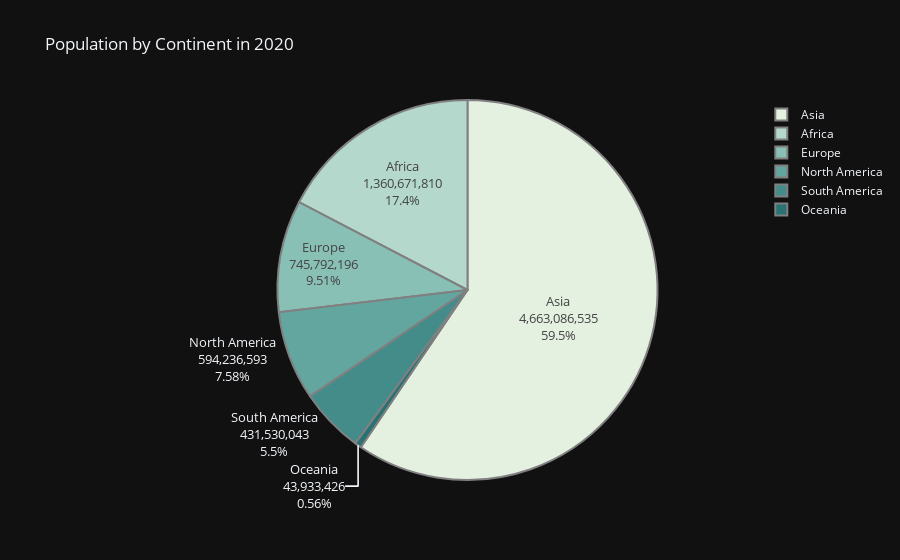

This figure's notebook cell:
### Code cell
population2020=df.groupby(by='Continent')['2020 Population'].sum()
fig=px.pie(values=population2020.values,
          names=population2020.index,
          color_discrete_sequence=px.colors.sequential.Mint,
          title= 'Population by Continent in 2020',template='plotly_dark'
          )
fig.update_traces(textinfo='label+percent+value', textfont_size=13,
                  marker=dict(line=dict(color='#100000', width=0.2)))

fig.data[0].marker.line.width = 2
fig.data[0].marker.line.color='gray'
fig.show()

### Figure 1 — Plotly figure (JSON) as saved in the notebook; plotly's stock layout.template omitted (floating-point values rounded to 4 significant figures)
{"data": [{"domain": {"x": [0, 1], "y": [0, 1]}, "hovertemplate": "label=%{label}<br>value=%{value}<extra></extra>", "labels": ["Africa", "Asia", "Europe", "North America", "Oceania", "South America"], "legendgroup": "", "marker": {"line": {"color": "gray", "width": 2}}, "name": "", "showlegend": true, "textfont": {"size": 13}, "textinfo": "label+percent+value", "type": "pie", "values": [1360671810, 4663086535, 745792196, 594236593, 43933426, 431530043]}], "layout": {"autosize": true, "legend": {"tracegroupgap": 0}, "piecolorway": ["rgb(228, 241, 225)", "rgb(180, 217, 204)", "rgb(137, 192, 182)", "rgb(99, 166, 160)", "rgb(68, 140, 138)", "rgb(40, 114, 116)", "rgb(13, 88, 95)"], "title": {"text": "Population by Continent in 2020"}}}
